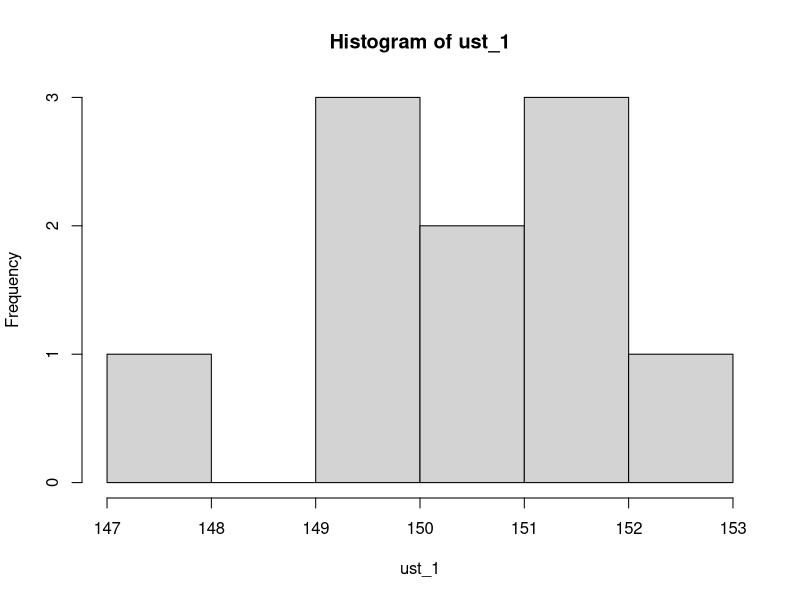
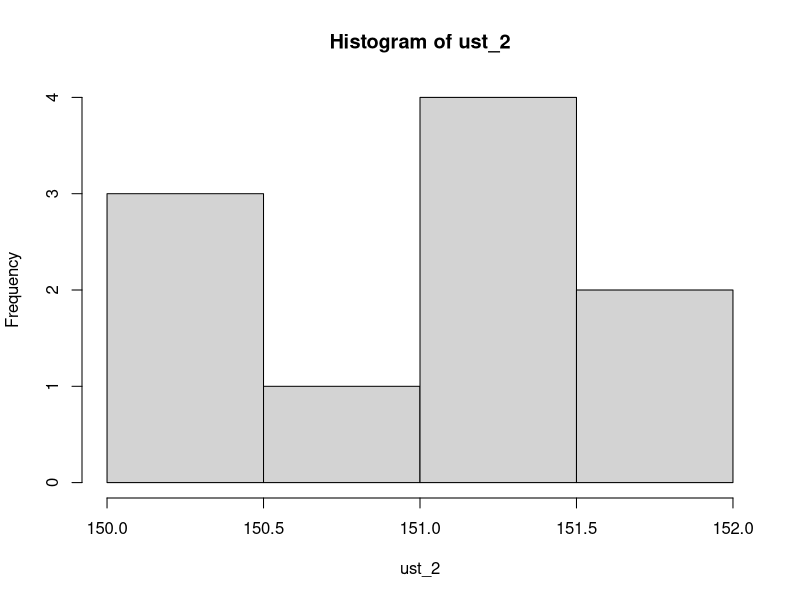
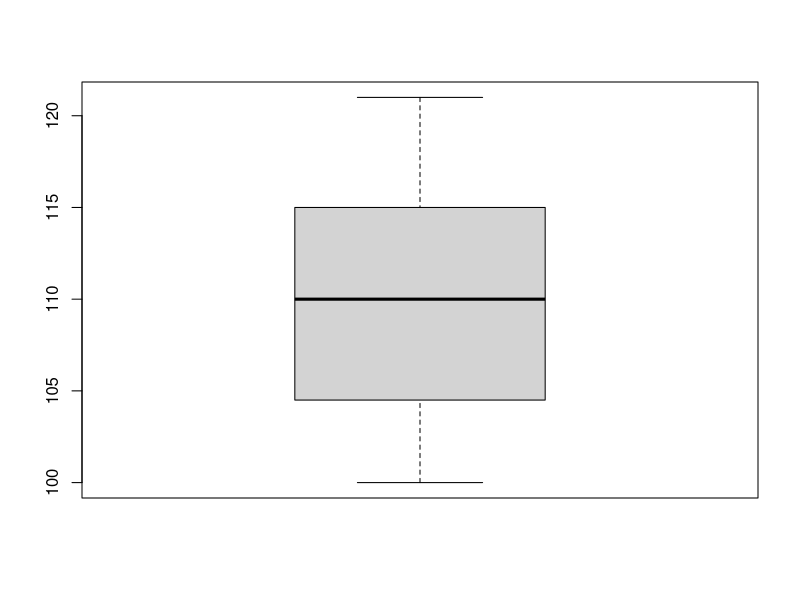
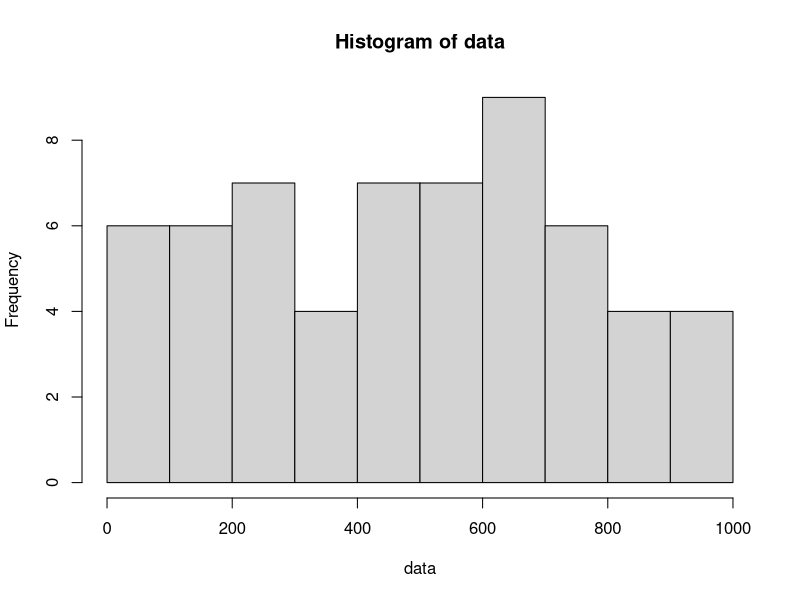
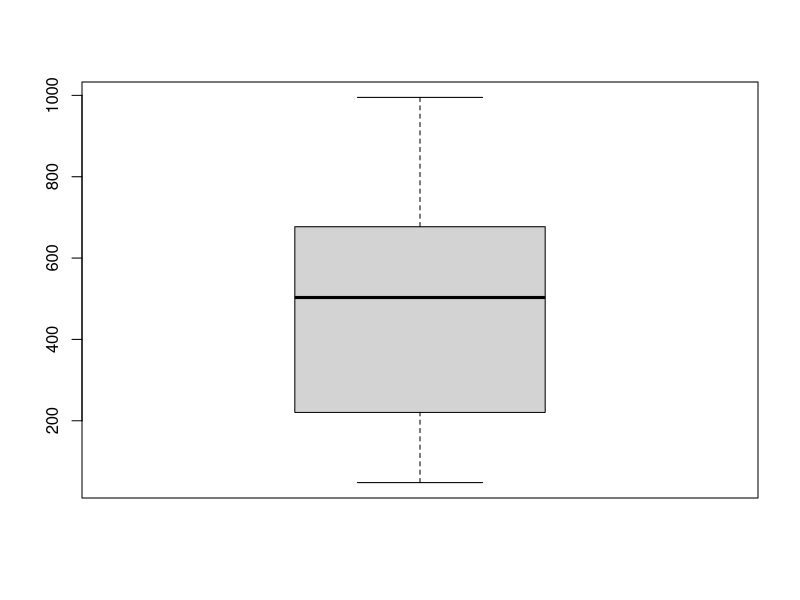

Generate these figures, in order, with R:
#1.Створіть змінну lvl, яка містить наступні числові елементи: 8, 10, 10, 1, 10, 10, 8, 12, 1, 12.
#Виконайте наступні завдання: обчисліть суму елементів lvl;
#обчисліть середнє елементів lvl; визначте медіану елементів lvl;
#визначте з допомогою R довжину змінної lvl;
#обчисліть стандартне відхилення елементів lvl;
#округліть стандартне відхилення до двох знаків після коми. 
lvl <- c(8,10,10,1,10,10,8,12,1,12)
sum(lvl) - # сума
  mean(lvl) - # середнє
  median(lvl)-# медіана
  length(lvl) - # довжина 
  sd(lvl) - # сандартне відхилення 
  round(sd(lvl),2) - # округлення
  
  
  #Уявимо, що ви відстежуєте пробіг автомобіля після кожної заправки.
  #Після останніх восьмизаправок пробіг був: 65311 65624 65908 66219 66499 66821 67145 67447.
  #Введіть ці числа в R. Використайте функцію diff() до цих даних. Що ви отримаєте як  результат? 
  #Ви  повинні  побачити  кількість  миль  між  заправками. Використайте функцію max(),  mean()  
  #і  min(),
  #щоб обчислити максимальний, середній і мінімальний пробіг між заправками. 
  
  diff(c(65311,65624,65908,66219,66499,66821,67145,67447))
car_oil  <-  c(65311,65624,65908,66219,66499,66821,67145,67447)
sum(car_oil)
mean(diff(c(65311,65624,65908,66219,66499,66821,67145,67447)))  #в середньому заправка йде
#кожні 305 міль

median(diff(c(65311,65624,65908,66219,66499,66821,67145,67447))) # як ми можемо побачити 
# медіана трохи більше за середнє, але +- вои не відрізняються 
max(car_oil)
min(car_oil)
#Функція diff() в R обчислює різницю між послідовними елементами вектора або списку. 
#Вона повертає новий вектор, 
#який містить різниці між кожною парою сусідніх елементів у вхідному векторі.




#Уявіть, що вам потрібно купити устаткування для вашої фабрики і у вас є 2 варіанти для вибору. 
#Перед прийняттям остаточного рішення, ви вибрали 10 показників ефективності з кожного варіанту. 
#Якщо б ваше остаточне рішення будувалося на цих замірах, яке устаткування ви б вибрали? 
#Устаткування 1: 151.2, 150.5, 149.2, 147.5, 152.9, 152.0, 151.3, 149.7, 149.4, 150.7 
#Устаткування 2: 151.9, 151.4, 150.3, 151.2, 151.0, 150.2, 151.2, 151.4, 150.4, 151.7


# Для цього решення задачі, я б хотів побачити, що саме я хочу купити і для чого 
#воно потрібне, якщо на одному оцінка може бути більша , але я розумію, що цей апарат
#мені не такий потрібний, як інший, але в якого оцінка в першій вибірці менша, тоді через це 
#я міг би зробити акцент на другій. Але якщо брати одні числа, скоріш за всього я подивлюсь
#базову сатитстику. Але ми могли б тут застосовувати багато різних гіпоте для перевірок. Манна-Уітні,
#Шапиро Уілка и т.д
library(psych)
ust_1 <-  c(151.2,150.5,149.2,147.5,152.9,152.0,151.3,149.7,149.4,150.7)
ust_2 <-  c(151.9,151.4,150.3,151.2,151.0,150.2,151.2,151.4,150.4,151.7)
ust_1
ust_2
hist(ust_1)
hist(ust_2)
sd(ust_1)
sd(ust_2)
describe(ust_1)
describe(ust_2)
shapiro.test(ust_1)
shapiro.test(ust_2)
#провівши статистику я вибрав би другу вибірку. Через те що стандартне 
#відхилення меньше ніж в першому, це значить те, що меньш числа відрізняються один від одного
#провівши тест шапіро-уілка, я побачив, що більш до нормального росподілення відноситься 
#саме друга вибірка 




#Створіть вектор зросту двадцяти учнів класу:
#100, 106, 121, 111, 109, 111, 103, 117, 114, 108, 111, 105, 120, 116, 104, 
#103, 108, 111,101, 120. Який учень знаходиться посередині цього списку (за зростом)? 
#Який зріст є  найбільш  популярним?Обчисліть ці  величини  засобами  описової аналітики в R. 

len <- c(100,106,121,111,109,111,103,117,114,108,111,105,120,116,104,103,108,111,101,120)
describe(len)
#тут ми можемо побачити, що середнє значення приблизно 110 як і медіана, 
#мінімум = 100б а максимум = 121



#Обчисліть квантилі, квартилі, IQRі стандартну похибку на основі даних з попереднього завдання

quantile(len, probs = c(0.25, 0.5, 0.75))
IQR(len)
boxplot(len)
sd(len)/sqrt(length(len))
#як ми можемо побачити, що і графік box-plot дуже гарної та чіткої форми.
#та загалом побачили точно таку описову статистику як з функції describe


#Розрахуйте стандартне відхилення для даних із завдання
#4 за допомогою формули
#і порівняйте результати
#з використанням функції sd(). Чи будуть результати однакові? 
sd(len)
#так результати однакові, якщо порівнювати з результатом функцій, єдине, що describe 
#округлила значення

#Завантажте  дані  з  двох  стовпців  таблиці  у  два  вектори. 
#Визначтескошеність у даних візуально з використанням засобів розвідувальної аналітики та
#з  допомогою  метрикописової  аналітики. 
#Інтерпретуйте результат

data <- c(212, 586, 869, 760, 220, 495, 654 ,678 ,511, 559, 624, 415, 420, 370, 121, 
659, 428, 119, 865, 288, 799, 241, 405, 787, 230, 522, 670, 207, 870, 160, 366, 
526, 99 ,656, 55 ,848, 489, 720, 312, 676, 493, 581, 163, 929, 221, 653, 84, 661,
144, 770, 48, 800, 375, 529, 86, 975, 168, 995, 100, 947) 
hist(data)
shapiro.test(data)
#Результат тесту Шапіро-Уілка вказує на те,
#наскільки дуже ваші дані відповідають нормальному розподілу. У вашому випадку:
  
#Значення W = 0.9514 - це статистика тесту, де більші значення W 
#вказують на більшу відповідність даних нормальному розподілу.
#p-value = 0.01814 - це ймовірність отримати такий чи більший W при умові,
#що дані мають нормальний розподіл. Зазвичай, якщо p-value менше визначеного
#рівня значущості (наприклад, 0.05), то ми вважаємо результат статистично значущим.
#У вашому випадку p-value менше 0.05, що означає, 
#що є статистично значущі докази того, що ваші дані
#не відповідають нормальному розподілу на рівні значущості 0.05.

#Зауважте, що "близько до нормального" - це поняття, яке не є абсолютним.
#У більшості випадків, якщо p-value менше встановленого рівня значущості (0.05), 
#ми вважаємо, що дані не відповідають нормальному розподілу. 
#Однак, якщо ваш рівень значущості більший або менший, то може бути
#інша інтерпретація результатів.


sd(data) #-стандатне відхилення доволівелике 
boxplot(data) #- боксплот є 'гарним' немає явних викидів, але стандартне відхилення доволі
#велике
describe(data)